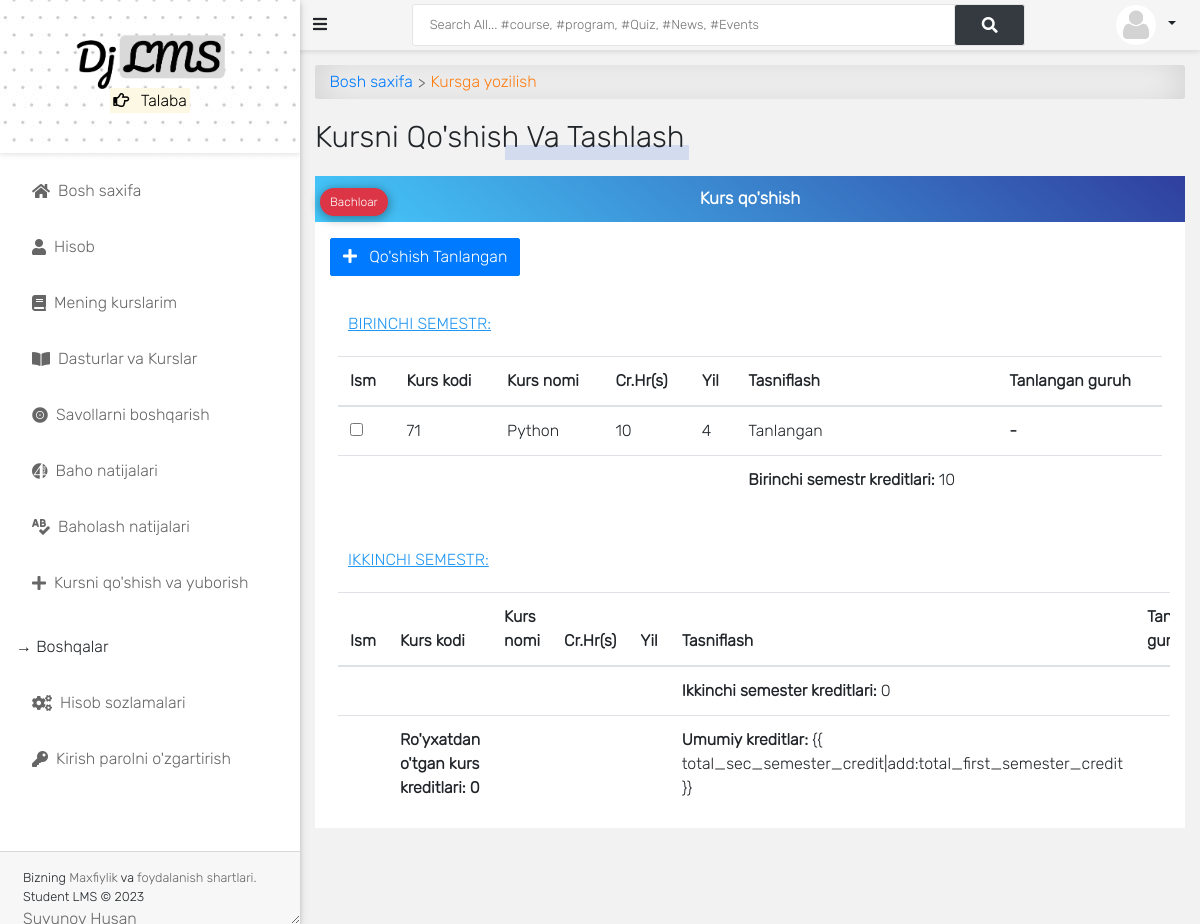
The app's page /programs/course/registration/ (signed in), older data.
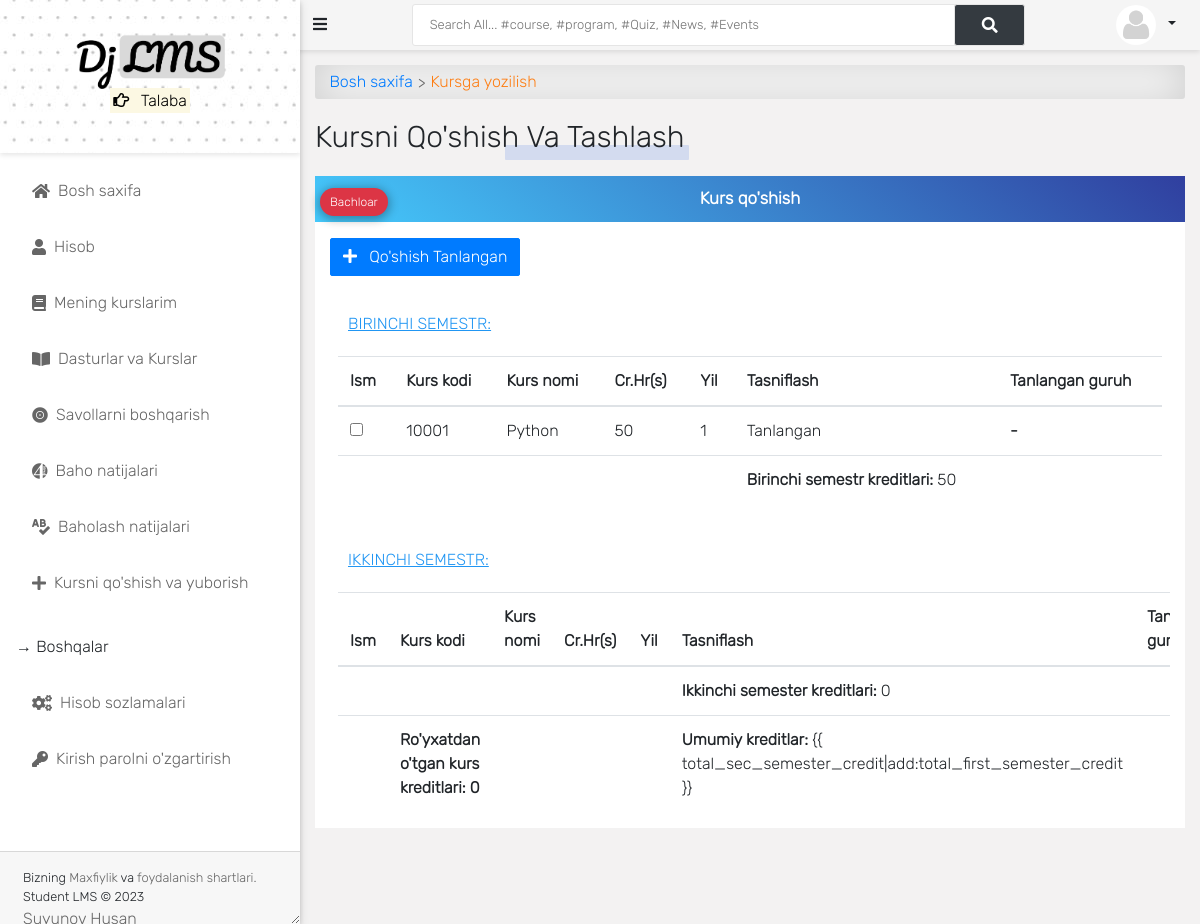
The same page, newer data.
### course/models.py (models this page shows, shortened)
class Course(models.Model):
    slug = models.SlugField(blank=True, unique=True)
    title = models.CharField(max_length=200, null=True)
    code = models.CharField(max_length=200, unique=True, null=True)
    credit = models.IntegerField(null=True, default=0)
    summary = models.TextField(max_length=200, blank=True, null=True)
    program = models.ForeignKey(Program, on_delete=models.CASCADE)
    level = models.CharField(max_length=25, choices=LEVEL, null=True)
    year = models.IntegerField(choices=YEARS, default=0)
    semester = models.CharField(choices=SEMESTER, max_length=200)
    is_elective = models.BooleanField(default=False, blank=True, null=True)
    objects = CourseManager()

### course/views.py (the view)
# urls.py: path('course/registration/', course_registration, name='course_registration'),
@login_required
@student_required
def course_registration(request):
    if request.method == 'POST':
        ids = ()
        data = request.POST.copy()
        data.pop('csrfmiddlewaretoken', None)  # remove csrf_token
        for key in data.keys():
            ids = ids + (str(key),)
        for s in range(0, len(ids)):
            student = Student.objects.get(student__pk=request.user.id)
            course = Course.objects.get(pk=ids[s])
            obj = TakenCourse.objects.create(student=student, course=course)
            obj.save()
            messages.success(request, 'Courses Registered Successfully!')
        return redirect('course_registration')
    else:
        student = Student.objects.get(student__pk=request.user.id)
        student = get_object_or_404(Student, student__id=request.user.id)
        taken_courses = TakenCourse.objects.filter(student__id=request.user.id)
        t = ()
        current_semester = Semester.objects.get(is_current_semester=True)
        courses = Course.objects.filter(program__pk=student.department.id, level=student.level, semester=current_semester
        ).exclude(id__in=t).order_by('year')
        all_courses = Course.objects.filter(level=student.level, program__pk=student.department.id)
        no_course_is_registered = False  # Check if no course is registered
        all_courses_are_registered = False
        registered_courses = Course.objects.filter(level=student.level).filter(id__in=t)
        if registered_courses.count() == 0:  # Check if number of registered courses is 0
            no_course_is_registered = True
        if registered_courses.count() == all_courses.count():
            all_courses_are_registered = True
        total_first_semester_credit = 0
        total_sec_semester_credit = 0
        total_registered_credit = 0
        for i in courses:
            if i.semester == "First":
                total_first_semester_credit += int(i.credit)
            if i.semester == "Second":
                total_sec_semester_credit += int(i.credit)
        for i in registered_courses:
            total_registered_credit += int(i.credit)
        context = {
            "is_calender_on": True,
            "all_courses_are_registered": all_courses_are_registered,
            "no_course_is_registered": no_course_is_registered,
            "current_semester": current_semester,
            "courses": courses,
            "total_first_semester_credit": total_first_semester_credit,
            "total_sec_semester_credit": total_sec_semester_credit,
            "registered_courses": registered_courses,
            "total_registered_credit": total_registered_credit,
            "student": student,
        }
        return render(request, 'course/course_registration.html', context)

### accounts/models.py (called while the page is built)
    @property
    def get_full_name(self):
        full_name = self.username
        if self.first_name and self.last_name:
            full_name = self.first_name + " " + self.last_name
        return full_name

    @property
    def get_user_role(self):
        if self.is_superuser:
            return "Boshliq"
        elif self.is_student:
            return "Talaba"
        elif self.is_lecturer:
            return "Ustoz"
        elif self.is_parent:
            return "Ota-ona"

### app/models.py (called while the page is built)
    def __str__(self):
        return self.semester

### templates/course/course_registration.html (shortened to what the changed rows need)
{% extends 'base.html' %}
{% load static %}
{% load crispy_forms_tags %}
{% block content %}
{% if is_calender_on == False %}
<div class="alert bg-danger">
    <h1 class="text-light text-center">Taqvim oʻchirilgan</h1>
    <h5 class="text-light text-center">Universitet kalendarini tekshiring</h5>
</div>
{% else %}
{% if not all_courses_are_registered %}
<form action="{% url 'course_registration' %}" method="POST">{% csrf_token %}
    <div class="col-md-12 p-0 bg-white">
        <p class="form-title">
            <b>Kurs qo'shish</b>
        <div class="level-wrapper">
            <div class="info-text">{{ student.level }}</div>
        </div>
        </p>
        <div class="container">
            <div class="d-flex justify-content-between mb-3">
                <button title="Save Score" type="submit" class="btn btn-primary"><i class="fa fa-plus"></i> Qo'shish
                    Tanlangan</button>
            </div>
            <div class="table-responsive p-0 px-2 mt-2">
                <div class="table-title"><u>Birinchi semestr:</u></div>
                <div class="table-shadow">
                    <table class="table">
                        <thead>
                            <tr>
                                <th>Ism</th>
                                <th>Kurs kodi</th>
                                <th>Kurs nomi</th>
                                <th>Cr.Hr(s)</th>
                                <th>Yil</th>
                                <th>Tasniflash</th>
                                <th>Tanlangan guruh</th>
                            </tr>
                        </thead>
                        <tbody>
                            {% for course in courses %}
                            {% if course.semester == "First" %}
                            <tr>
                                <th scope="row">
                                    <input name="{{ course.pk }}" value="{{ course.courseUnit }}" type="checkbox">
                                </th>
                                <td>{{ course.code }}</td>
                                <td>{{ course.title }}</td>
                                <td>{{ course.credit }}</td>
                                <td>{{ course.year }}</td>
                                {% if course.is_elective %}
                                <td>Tanlangan</td>
                                {% else %}
                                <td>Yadro</td>
                                {% endif %}
                                <th>-</th>
                            </tr>
                            {% endif %}
                            {% endfor %}
                            <tr>
                                <th></th>
                                <td></td>
                                <td></td>
                                <td></td>
                                <td></td>
                                <td><b>Birinchi semestr kreditlari:</b> {{ total_first_semester_credit }} </td>
                                <td></td>
                            </tr>
                        </tbody>
                    </table>
                </div>
            </div>
            <div class="table-responsive p-0 px-2 mt-2">
                <div class="table-title"><u>Ikkinchi semestr:</u></div>
                <div class="table-shadow">
                    <table class="table">
                        <thead>
                            <tr>
                                <th>Ism</th>
                                <th>Kurs kodi</th>
                                <th>Kurs nomi</th>
                                <th>Cr.Hr(s)</th>
                                <th>Yil</th>
                                <th>Tasniflash</th>
                                <th>Tanlangan guruh</th>
                            </tr>
                        </thead>
                        <tbody>
                            <tr>
                                <th></th>
                                <td></td>
                                <td></td>
                                <td></td>
                                <td></td>
                                <td><b>Ikkinchi semester kreditlari:</b> {{ total_sec_semester_credit }} </td>
                                <td></td>
                            </tr>
                            <tr>
                                <th scope="row"></th>
                                <td><b>Ro'yxatdan o'tgan kurs kreditlari: <a id="units">{{ total_registered_credit }}</a></b>
                                </td>
                                <td></td>
                                <td></td>
                                <td></td>
                                <td><b>Umumiy kreditlar:</b> {{ total_sec_semester_credit|add:total_first_semester_credit
                                    }} </td>
                                <td></td>
                            </tr>
                        </tbody>
                    </table>
                </div>
            </div>
        </div>
    </div>
</form>
{% endif %}
<br>
<br>
{% endif %}
{% endblock content %}

Row changes from the older to the newer data that the page shows:
changed Course "Python": code "71" → "10001"; credit "10" → "50"; year "4" → "1"
Text that changed along with them:
{{ total_first_semester_credit }}: "10" → "50"
